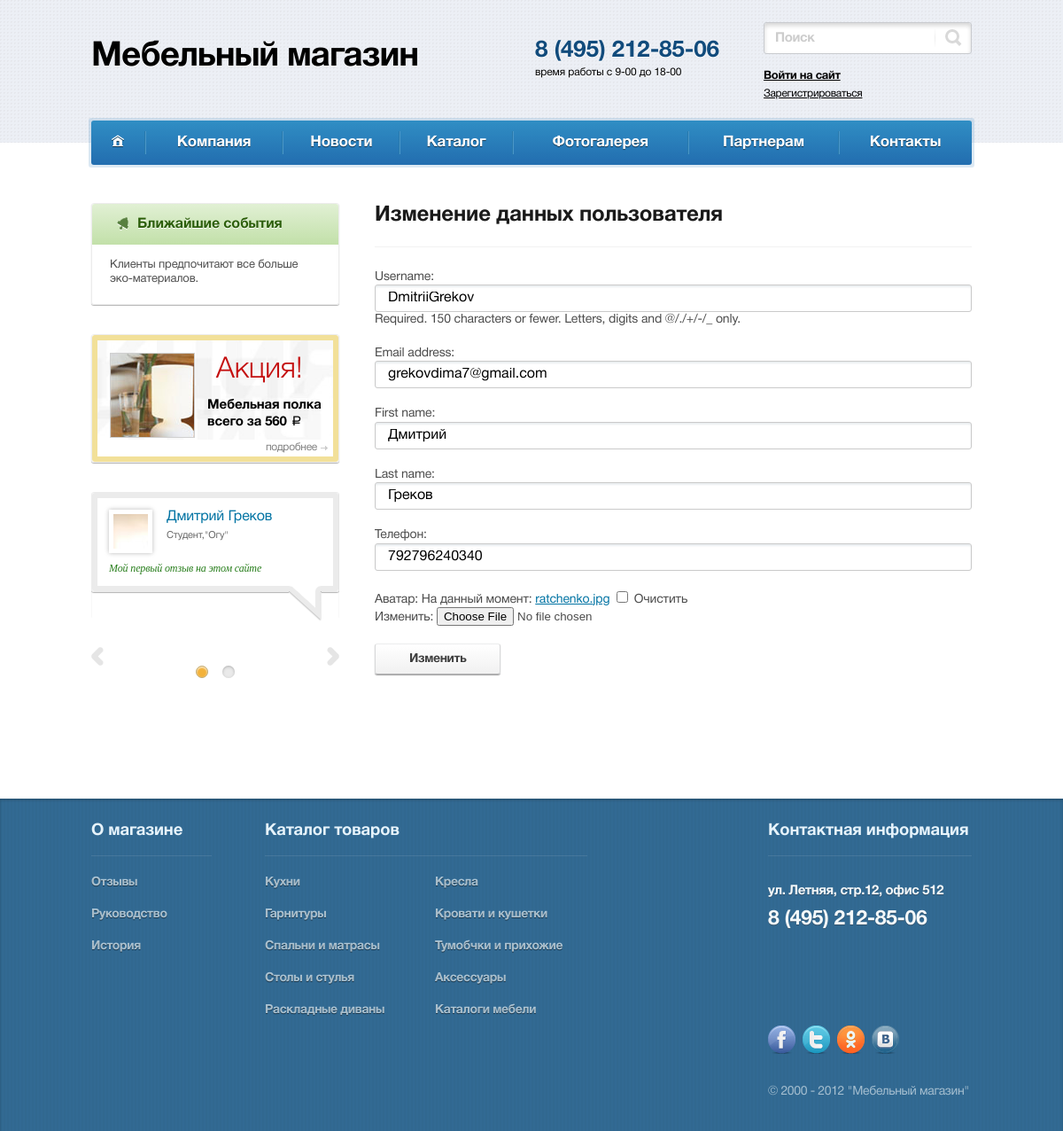
Screenshot of /users/update/1 with the database file from the repository.
### accounts/models.py (models this page shows, shortened)
class AdvUser(AbstractUser):
    phone = models.CharField(max_length=20,
                             verbose_name='Телефон',
                             blank=True,
                             null=True
                             )
    avatar = models.ImageField(verbose_name='Аватар',
                               blank=True,
                               null=True)

### main/models.py (models this page shows, shortened)
class UsefullInfo(models.Model):
    title = models.CharField(max_length=20, verbose_name='Заголовок блока')
    content = models.CharField(max_length=100, verbose_name='Содержание блока')
    class Meta:
        verbose_name = 'Содержимое блока "Полезная информация"'
        verbose_name_plural = 'Содержимое блока "Полезная информация"'

### company/models.py (models this page shows, shortened)
class ReviewsCompany(models.Model):
    name = models.CharField(max_length=100, verbose_name='Имя')
    company = models.CharField(max_length=100, verbose_name='Компания',
                               blank=True,
                               null=True)
    position = models.CharField(max_length=120, verbose_name='Должность',
                                blank=True,
                                null=True)
    content = models.TextField(verbose_name='Текст отзыва')
    publish = models.DateField(auto_now_add=True)
    img = models.ImageField(verbose_name='Аватарка', blank=True, null=True)
    files = models.ManyToManyField('ReviewsFiles',
                                   related_name='reviews_files',
                                   blank=True,
                                   null=True)
    slug = models.SlugField(verbose_name='slug')
    class Meta:
        verbose_name = 'Отзыв'
        verbose_name_plural = 'Отзывы'

### accounts/views.py (the view)
# urls.py: path('update/<int:pk>', UpdateUserView.as_view(), name='update'),
class UpdateUserView(UpdateView):
    form_class = UpdateUserForm
    model = AdvUser
    success_url = reverse_lazy('users:profile')
    template_name = 'accounts/update.html'

### accounts/forms.py
class UpdateUserForm(forms.ModelForm):
    class Meta:
        model = AdvUser
        fields = ('username', 'email', 'first_name', 'last_name', 'phone', 'avatar')

### catalog/models.py (called while the page is built)
    def get_absolute_url(self):
        return reverse('catalog:category_products', kwargs={'slug': self.slug})

### main/etc/catalog_rubric.py (called while the page is built)
def catalog_category(request):
    context = {}
    context['rubric_catalog'] = Category.objects.all()
    return context

### main/etc/random_review.py (called while the page is built)
def show_random_review(request):
    reviews = ReviewsCompany.objects.all().order_by('?')[:2]
    return {'random_reviews': reviews}

### main/etc/usefull.py (called while the page is built)
def usefullinfo(request):
    return {'info': UsefullInfo.objects.first(), 'title_link': 'about', }

def get_rubric_company(request):
    return {'rubric_company': RubricCompany.objects.all()}

### accounts/templates/accounts/update.html (shortened to what this page needs)
{% extends 'layout/basic.html'  %}
{% block content%}
    <div class="content">
                    <div class="cnt">
                        <header>
                            <h1>Изменение данных пользователя</h1>
                        </header>
                        <hr>
                        <form method="POST" enctype="multipart/form-data">
                            {{form.as_p  }}
                            <input type="submit" value='Изменить'>
                        </form>
                   </div>
                </div>
{% endblock %}

### main/templates/layout/usefullinfo.html
<div class="side-block side-anonse">
                        <div class="title-block"><span class="i i-title01"></span>{{ info.title }}</div>
                        <div class="item">
                            <p>{{ info.content }}</p>
                        </div>
</div>

### main/templates/layout/random_review.html
{% load static %}
{% for review in random_reviews  %}
 <div class="item">
									<div class="side-block side-opin">
										<div class="inner-block">
											<div class="title">
												<div class="photo-block">
													<img src="{{ review.img.url }}" alt="">
												</div>
												<div class="name-block"><a href="">{{ review.name }}</a></div>
												<div class="pos-block">{{ review.position }},"{{ review.company }}"</div>
											</div>
											<div class="text-block">{{ review.content|truncatechars:100 }}</div>
										</div>
									</div>
								</div>
{% endfor %}

### main/static/css/style.css (style rules this page uses)
.i { display: inline-block; vertical-align: middle; }
html, body { margin: 0; padding: 0; width: 100%; height: 100%; }
.content { margin-bottom: 40px; }
@media (min-width: 768px) { .content { width: 100%; float: right; margin-left: -250px; } }
@media (min-width: 768px) { .cnt { position: relative; margin-left: 250px; } }
@media (min-width: 1000px) { .content { margin-left: -320px; } }
@media (min-width: 1000px) { .cnt { margin-left: 320px; } }
.i-title01 { background-image: url(../img/spr.png); background-position: -112px 0px; width: 13px; height: 16px; }
textarea, input[type="text"], input[type="tel"], input[type="email"], input[type="password"] { height: 31px; background: #fff; border-radius: 3px; padding: 0 14px; font-size: 16px; border: 1px solid #cacaca; box-shadow: inset 0 2px 2px rgba(174, 188, 195, 0.27), 0 1px 0 rgba(255, 255, 255, 0.36); }
.btn, button, input[type="submit"] { height: 35px; line-height: 33px; padding: 0 38px; border-radius: 3px; border: 1px solid #d7d8d9; border-top-color: #ebeced; border-bottom-color: #aeaeaf; background: #ffffff; background: linear-gradient(#ffffff, #f1f1f1); box-shadow: 0 1px 1px rgba(0, 0, 0, 0.35); font-size: 14px; text-decoration: none; color: #3f3f3f; text-shadow: 0 1px 0 #fff; letter-spacing: -0.025em; font-family: 'HelveticaNeueCyrBold', sans-serif; }
body { font-size: 14px; line-height: 1.25; color: #4b4b4b; letter-spacing: -0.01em; }
a { text-decoration: underline; color: #0073a3; }
p { margin-bottom: 20px; }
h1, h2, h3, h4, .second-title, .main-title, .small-title { font-size: 24px; line-height: 1.2; color: rgba(1, 1, 1, 0.9); margin-bottom: 20px; font-weight: normal; font-family: 'HelveticaNeueCyrBold', sans-serif; }
hr { display: block; margin: 20px 0 25px 0; height: 1px; border: none; outline: none; background: #f2f2f2; }
.side-block { margin-bottom: 33px; border-radius: 3px; border: 1px solid #ececec; box-shadow: 0 1px 1px rgba(0, 0, 0, 0.3); }
.side-block .title-block { display: block; border-radius: 3px 3px 0 0; background: #c5e6f3; background: linear-gradient(#c5e6f3, #bad3e8); text-shadow: 0 1px #fff; font-size: 15px; line-height: 20px; padding: 13px 28px; overflow: hidden; font-weight: normal; color: #010101; margin: 0; font-family: 'HelveticaNeueCyrBold', sans-serif; }
.side-block .title-block .i, .side-block .title-block img { display: inline-block; vertical-align: middle; margin-right: 10px; }
.side-anonse .title-block { font-size: 16px; color: #2c5f0a; background: #e1f0d4; background: linear-gradient(#e1f0d4, #c2e0a9); }
.side-anonse .item { font-size: 13px; line-height: 16px; color: rgba(1, 1, 1, 0.7); margin-bottom: 20px; padding: 15px 20px 0 20px; }
.side-anonse p { margin: 0; }
.side-opin .inner-block { border-radius: 3px; border: 6px solid #ebebeb; position: relative; padding: 13px; }
.side-opin .inner-block:after { content: ""; display: inline-block; vertical-align: middle; background-image: url(../img/spr.png); background-position: 0px 0px; width: 37px; height: 40px; position: absolute; right: 13px; bottom: -40px; }
.side-opin .title { padding-left: 65px; margin-bottom: 10px; line-height: 1.1; font-size: 11px; color: rgba(1, 1, 1, 0.6); }
.side-opin .title:after { content: "."; display: block; height: 0; clear: both; visibility: hidden; }
.side-opin .photo-block { display: block; width: 49px; height: 49px; border: 5px solid #fff; box-shadow: 0 0 5px rgba(0, 0, 0, 0.28); float: left; overflow: hidden; margin-left: -65px; }
.side-opin .name-block { font-size: 16px; color: rgba(1, 1, 1, 0.8); margin-bottom: 5px; font-family: 'HelveticaNeueCyrBold', sans-serif; }
.side-opin .text-block { font-size: 12px; line-height: 1.2; color: #277d1b; font-style: italic; font-family: Georgia, 'Century Schoolbook L', Serif; }
.rew-footer-carousel a { text-decoration: none; }

### rows the page displays
AdvUser: username "DmitriiGrekov", email "grekovdima7@gmail.com", first_name "Дмитрий", last_name "Греков", phone "792796240340"
UsefullInfo: title "Ближайшие события", content "Клиенты предпочитают все больше эко-материалов."
ReviewsCompany: img (picture), name "Дмитрий Греков", position "Студент", company "Огу", content "Мой первый отзыв на этом сайте"
